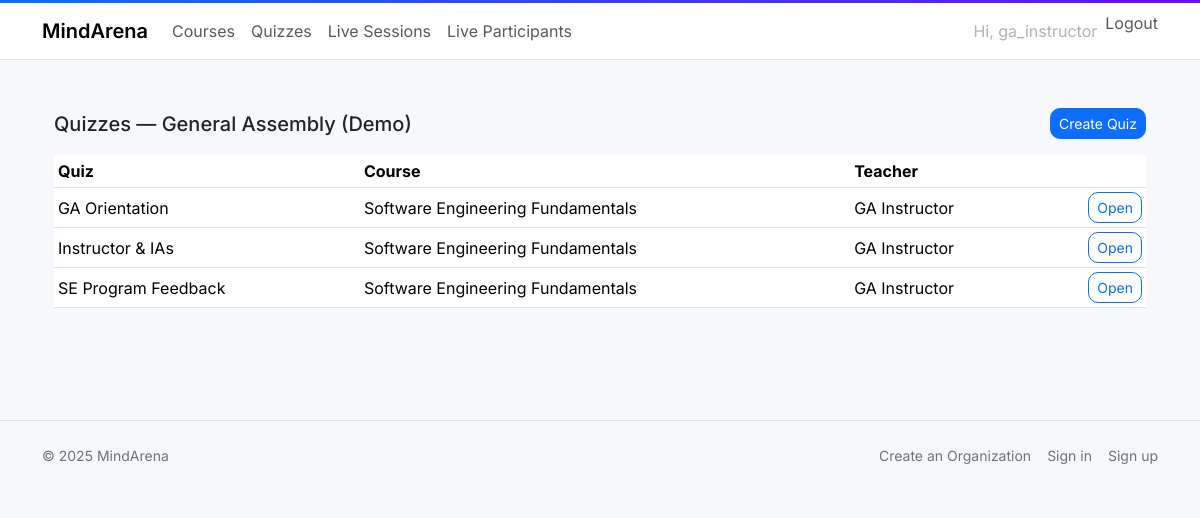
/quizzes/ (signed in), run on the app's committed database.
### main_app/models.py (models this page shows, shortened)
class Organization(models.Model):
    name = models.CharField("Organization name", max_length=255, unique=True)
    country = models.CharField("Country (ISO-3166 alpha-2 or name)", max_length=64)
    logo_url = models.URLField("Logo URL", blank=True)
    website_url = models.URLField("Website URL", blank=True)
    linkedin_url = models.URLField("LinkedIn URL", blank=True)
    twitter_url = models.URLField("Twitter/X URL", blank=True)
    facebook_url = models.URLField("Facebook URL", blank=True)
    instagram_url = models.URLField("Instagram URL", blank=True)
    youtube_url = models.URLField("YouTube URL", blank=True)
    created_at = models.DateTimeField(auto_now_add=True)
    class Meta:
        ordering = ["name"]

class Quiz(models.Model):
    course = models.ForeignKey(Course, on_delete=models.CASCADE, related_name="quizzes")
    quiz_title = models.CharField(max_length=255)
    content = models.JSONField(default=default_quiz_content, blank=True)
    created_at = models.DateTimeField(auto_now_add=True)
    class Meta:
        ordering = ["quiz_title"]
        indexes = [
            models.Index(fields=["course"]),
            models.Index(fields=["quiz_title"]),
        ]

class Course(models.Model):
    organization = models.ForeignKey(Organization, on_delete=models.CASCADE, related_name="courses")
    teacher = models.ForeignKey(settings.AUTH_USER_MODEL, on_delete=models.PROTECT, related_name="teaching_courses")
    course_name = models.CharField(max_length=255)
    join_code = models.CharField(max_length=32, unique=True)
    subject_category = models.CharField(max_length=32, choices=SUBJECT_CATEGORIES)
    enrolled_students = models.JSONField(default=list, blank=True)
    created_at = models.DateTimeField(auto_now_add=True)
    class Meta:
        ordering = ["course_name"]
        indexes = [
            models.Index(fields=["organization"]),
            models.Index(fields=["teacher"]),
            models.Index(fields=["join_code"]),
        ]

### main_app/views.py (the view)
# urls.py: path("quizzes/", views.quiz_list, name="quiz_list"),
@login_required
def quiz_list(request):
    role, org = _actor_role_and_org(request.user)
    if role is None:
        return render(request, "main_app/dashboard_empty.html")
    if role == ROLE_SUPERUSER:
        qs = Quiz.objects.select_related("course", "course__organization", "course__teacher").order_by("quiz_title")
    else:
        if not allowed(request.user, READ_ALL, QUIZ, org=org):
            return render(request, "403.html", status=403)
        base = Quiz.objects.select_related("course", "course__organization", "course__teacher").filter(
            course__organization=org
        )
        if role in {ROLE_ADMIN, ROLE_MANAGER}:
            qs = base
        elif role == ROLE_TEACHER:
            qs = base.filter(course__teacher=request.user)
        else:
            courses = Course.objects.filter(organization=org).select_related("teacher")
            joined = [c.id for c in courses if request.user.id in (c.enrolled_students or [])]
            qs = base.filter(course_id__in=joined)
    can_create = allowed(request.user, CREATE, QUIZ, org=org)
    return render(
        request,
        "main_app/quiz_list.html",
        {"quizzes": qs, "role": role, "org": org, "can_create": can_create},
    )

### main_app/permissions.py (called while the page is built)
def allowed(user, action: str, model: str, org=None) -> bool:
    if not getattr(user, "is_authenticated", False):
        return False
    if getattr(user, "is_superuser", False):
        return True
    if org is None:
        return False
    try:
        role = (
            OrgMembership.objects.only("role")
            .get(user=user, organization=org)
            .role.lower()
        )
    except OrgMembership.DoesNotExist:
        return False
    return action in ROLE_ACTIONS.get(role, {}).get(model, set())

### main_app/templatetags/permissions_tags.py (called while the page is built)
def _actor_org(user):
    if not getattr(user, "is_authenticated", False):
        return None
    m = (
        OrgMembership.objects.select_related("organization")
        .only("organization")
        .filter(user=user)
        .first()
    )
    return m.organization if m else None

@register.filter
def can_read_all_orgs(user):
    if not getattr(user, "is_authenticated", False):
        return False
    if getattr(user, "is_superuser", False):
        return True
    org = _actor_org(user)
    return allowed(user, READ_ALL, ORG, org=org) if org else False

@register.filter
def can_view_courses(user):
    if not getattr(user, "is_authenticated", False):
        return False
    if getattr(user, "is_superuser", False):
        return True
    org = _actor_org(user)
    return allowed(user, READ_ALL, COURSE, org=org) if org else False

@register.filter
def can_view_quizzes(user):
    if not getattr(user, "is_authenticated", False):
        return False
    if getattr(user, "is_superuser", False):
        return True
    org = _actor_org(user)
    return allowed(user, READ_ALL, QUIZ, org=org) if org else False

@register.filter
def can_view_livesessions(user):
    if not getattr(user, "is_authenticated", False):
        return False
    if getattr(user, "is_superuser", False):
        return True
    org = _actor_org(user)
    return allowed(user, READ_ALL, LIVE_SESSION, org=org) if org else False

@register.filter
def can_view_liveparticipants(user):
    if not getattr(user, "is_authenticated", False):
        return False
    if getattr(user, "is_superuser", False):
        return True
    org = _actor_org(user)
    return allowed(user, READ_ALL, LIVE_PARTICIPANT, org=org) if org else False

@register.filter
def is_student_or_parent(user):
    if not getattr(user, "is_authenticated", False):
        return False
    return OrgMembership.objects.filter(user=user, role__in=["student", "parents"]).exists()

### main_app/templates/main_app/quiz_list.html
{% extends "base.html" %}
{% block content %}
<div class="container py-4">
  <div class="d-flex justify-content-between align-items-center mb-3">
    <h1 class="h5 mb-0">Quizzes{% if org %} — {{ org.name }}{% endif %}</h1>
    <div class="d-flex gap-2">
      {% if can_create %}
        <a class="btn btn-primary btn-sm" href="{% url 'quiz_create' %}">Create Quiz</a>
      {% endif %}
    </div>
  </div>
  {% if quizzes %}
  <div class="table-responsive">
    <table class="table table-sm align-middle">
      <thead>
        <tr>
          <th>Quiz</th>
          <th>Course</th>
          <th>Teacher</th>
          <th></th>
        </tr>
      </thead>
      <tbody>
        {% for q in quizzes %}
        <tr>
          <td>{{ q.quiz_title }}</td>
          <td>{{ q.course.course_name }}</td>
          <td>{{ q.course.teacher.get_full_name|default:q.course.teacher.username }}</td>
          <td class="text-end">
            <a class="btn btn-outline-primary btn-sm" href="{% url 'quiz_detail' q.id %}">Open</a>
          </td>
        </tr>
        {% endfor %}
      </tbody>
    </table>
  </div>
  {% else %}
    <div class="text-muted">No quizzes yet.</div>
  {% endif %}
</div>
{% endblock %}

### main_app/templates/partials/_navbar.html (shortened to what this page needs)
{% load static %}
{% load permissions_tags %}
<nav class="navbar navbar-expand-lg navbar-light bg-white border-bottom">
  <div class="container">
    <a class="navbar-brand fw-semibold" href="/">MindArena</a>
    <div id="topnav" class="collapse navbar-collapse">
      <ul class="navbar-nav me-auto">
        {% if user.is_authenticated and user|can_view_courses %}
        <li class="nav-item">
          <a class="nav-link" href="{% url 'course_list' %}">Courses</a>
        </li>
        {% endif %}
        {% if user.is_authenticated and user|can_view_quizzes %}
        <li class="nav-item">
          <a class="nav-link" href="{% url 'quiz_list' %}">Quizzes</a>
        </li>
        {% endif %}
        {% if user.is_authenticated and user|can_view_livesessions %}
        <li class="nav-item">
          <a class="nav-link" href="{% url 'livesession_join' %}">Live Sessions</a>
        </li>
        {% endif %}
        {% if user.is_authenticated and user|can_view_liveparticipants %}
        <li class="nav-item">
          <a class="nav-link" href="{% url 'livesession_join' %}">Live Participants</a>
        </li>
        {% endif %}
      </ul>
      <ul class="navbar-nav">
        {% if user.is_authenticated %}
        <li class="nav-item"><span class="nav-link disabled">Hi, {{ user.username }}</span></li>
        <li class="nav-item">
          <form method="post" action="/logout/" style="display:inline;">
            <button type="submit" class="nav-link btn btn-link p-0">Logout</button>
          </form>
        </li>
        {% endif %}
      </ul>
    </div>
  </div>
</nav>

### main_app/templates/base.html (style rules this page uses)
:root { --ma-bg:#f7f8fb; --ma-card-shadow:0 6px 20px rgba(0,0,0,.06); --ma-radius:14px; }
html,body { height:100% }
body { font-family:Inter, system-ui, -apple-system, Segoe UI, Roboto, "Helvetica Neue", Arial, "Noto Sans", sans-serif;background:var(--ma-bg); }
.navbar { backdrop-filter:saturate(160%) blur(6px); }
.btn { border-radius:10px; }

### data on the page
Organization: name "General Assembly (Demo)"
Quiz: quiz_title "GA Orientation", course.course_name "Software Engineering Fundamentals", course.teacher.get_full_name "GA Instructor"
Quiz: quiz_title "Instructor & IAs", course.course_name "Software Engineering Fundamentals", course.teacher.get_full_name "GA Instructor"
Quiz: quiz_title "SE Program Feedback", course.course_name "Software Engineering Fundamentals", course.teacher.get_full_name "GA Instructor"

### other printed values
{{ user.username }} "ga_instructor"
